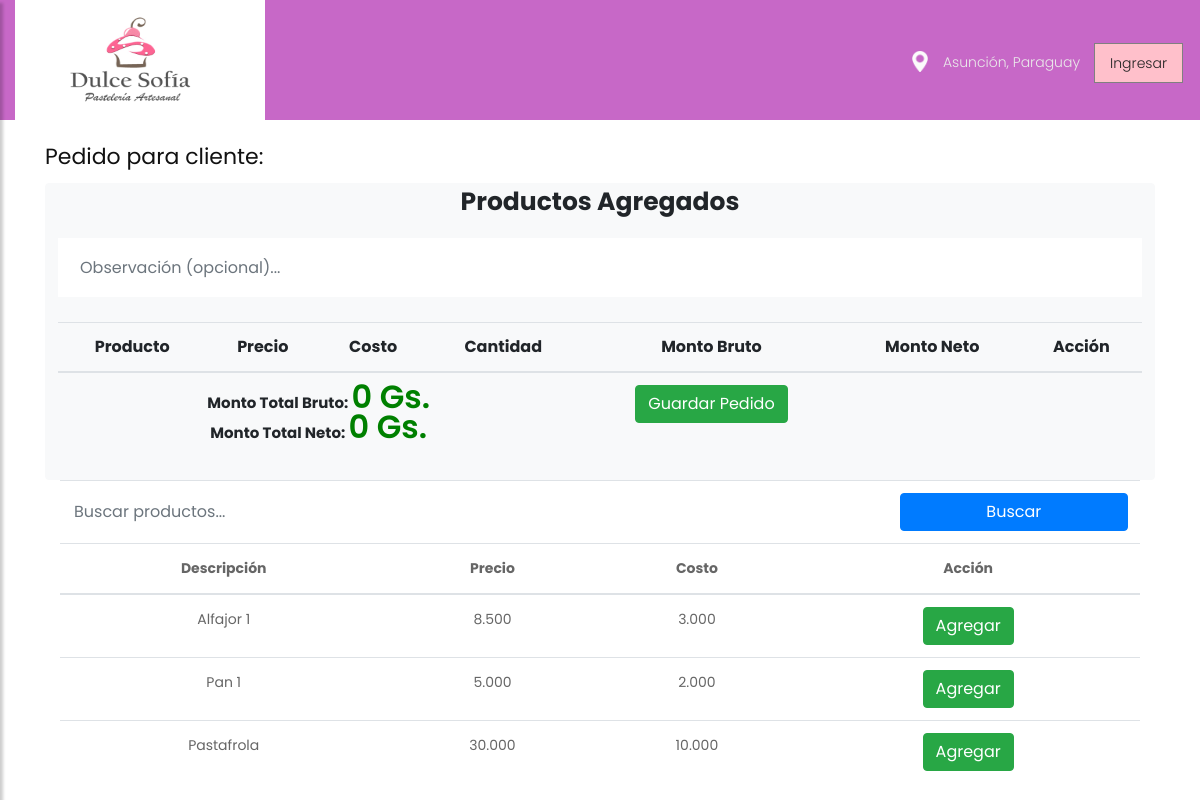
The app's page /order_creation.php with its own data.
### tables this page shows
CREATE TABLE IF NOT EXISTS `product` (
  `id` bigint UNSIGNED NOT NULL AUTO_INCREMENT,
  `description` text NOT NULL,
  `price` decimal(10,0) NOT NULL,
  `cost` decimal(10,0) NOT NULL,
  `creation_timestamp` timestamp NOT NULL DEFAULT CURRENT_TIMESTAMP,
  PRIMARY KEY (`id`),
  UNIQUE KEY `id` (`id`)
);

### web/order_creation.php (the view, shortened to what this page needs)
<?php
  include_once 'header.php';
?>
<!DOCTYPE html>
<html lang="en">
<head>
    <link rel="stylesheet" href="css/bootstrap.min.css">
    <link rel="stylesheet" href="css/owl.carousel.min.css">
    <link rel="stylesheet" href="css/style.css">
    <link rel="stylesheet" href="css/responsive.css">
    <link rel="stylesheet" href="css/font-awesome.css">
</head>
<body class="main-layout">
    <div class="wrapper">
    <div id="content">
      <div class="bg_bg">
    <fooetr>
        <div class="about" style="background-color:white">
            <div class="container-fluid">
                <div class="row">
                  <div class="container" style="margin-top: 50px;">
                    <h2>Pedido para cliente: <strong><?php echo $_GET['name'];?></strong></h2>
                    <div class="btn btn-light" style="width:100%;">
                      <p onclick="toggleTable(this.parentNode);" style="font-weight: bold;
    font-size: 25px;">Productos Agregados</p><br />
                      <form  method="POST" action="includes/process.inc.php">
                        <input id="obsInput" type="text" name="observation" placeholder="Observación (opcional)..." style="
                          height: 100%; width: 100%;" class="form-control">
                        <table class="table" align="center">
                        <thead>
                          <tr>
                            <th>
                              Producto
                            </th>
                            <th>
                              Precio
                            </th>
                            <th>
                              Costo
                            </th>
                            <th>
                              Cantidad
                            </th>
                            <th>
                              Monto Bruto
                            </th>
                            <th>
                              Monto Neto
                            </th>
                            <th>
                              Acción
                            </th>
                          </tr>
                        </thead>
                        <tfoot>
                          <tr>
                            <td colspan="4">
                              <p style="font-weight: bold;">Monto Total Bruto:
                                <strong class="generalAmount" id="totalGrossOrderContainer">0 Gs.</strong>
                              </p>
                              <p style="font-weight: bold;">Monto Total Neto:
                                <strong class="generalAmount" id="totalOrderContainer">0 Gs.</strong>
                              </p>
                            </td>
                            <td>
                                <button class='btn btn-success' type='submit' name='save' style='color: #fff;'>Guardar Pedido</button>
                            </td>
                          </tr>
                        </tfoot>
                      </table>
                      </form>
                    </div>
                    <div class="container">
                        <table align="center" class="table" style="margin-bottom:0;">
                          <tr>
                            <td style="vertical-align:middle;">
                                <input style="padding:0px;margin:0px;" type="text" name="search_parameter" id="searchParam" class="form-control" placeholder="Buscar productos...">
                            </td>
                            <td>
                                <button id="searchButton"  name="search" class="btn btn-primary" style='width:100%;'>Buscar</button>
                            </td>
                          </tr>
                        </table>
                      <table align="center" class="table">
                        <thead align="center">
                          <tr>
                            <th>Descripción</th>
                            <th>Precio</th>
                            <th>Costo</th>
                            <th>Acción</th>
                          </tr>
                        </thead>
                        <tbody align="center" id ="searchResultTbody">
                        <?php
                          require_once 'includes/dbh.inc.php';
                          $sql = "SELECT id, description, price, cost FROM product ORDER BY description LIMIT 50";
                          $result = $conn->query($sql);
                          if ($result->num_rows > 0) {
                            while($row = $result->fetch_assoc()){
                              echo "<tr id = '".$row["id"]."' class='productRow'><td>".$row["description"]."</td>
                              <td class='priceContainer'>".number_format($row["price"],0,",",".")."</td>
                              <td class='costContainer'>".number_format($row["cost"],0,",",".")."</td>
                              <td><a class='btn btn-success addButton' style='color: #fff;'>Agregar</a></td>
                              </tr>";
                            }
                          }else {
                              echo "0 results";
                          }
                        ?>
                        </tbody>
                      </table>
                    </div>
                  </div>
                </div>
            </div>
        </div>
    </fooetr>
    </div>
    </div>
</body>
</html>

### web/css/style.css (style rules this page uses)
body { color: #666666; font-size: 14px; font-family: 'poppins', sans-serif; line-height: 1.80857; font-weight: normal; }
a { color: #1f1f1f; text-decoration: none !important; outline: none !important; -webkit-transition: all .3s ease-in-out; -moz-transition: all .3s ease-in-out; -ms-transition: all .3s ease-in-out; -o-transition: all .3s ease-in-out; transition: all .3s ease-in-out; }
h1, h2, h3, h4, h5, h6 { letter-spacing: 0; font-weight: normal; position: relative; padding: 0 0 10px 0; font-weight: normal; line-height: normal; color: #111111; margin: 0 }
h2 { font-size: 22px }
*, *::after, *::before { -webkit-box-sizing: border-box; -moz-box-sizing: border-box; box-sizing: border-box; }
p { margin: 0px; font-weight: 300; font-size: 15px; line-height: 24px; }
a { color: #222222; text-decoration: none; outline: none !important; }
a, .btn { text-decoration: none !important; outline: none !important; -webkit-transition: all .3s ease-in-out; -moz-transition: all .3s ease-in-out; -ms-transition: all .3s ease-in-out; -o-transition: all .3s ease-in-out; transition: all .3s ease-in-out; }
button { border: 0; margin: 0; padding: 0; cursor: pointer; }
.about { padding-top: 90px; }
.form-control { border: #fff solid 2px; border-radius: inherit; margin-bottom: 25px; padding: 15px 20px; font-family: poppins; }
.bg_bg { background: url(../images/bg.jpg); }
.generalAmount { color: green; font-weight: 600; font-size: xx-large; }

### records on screen
product: description "Alfajor 1", price "8.500", cost "3.000"
product: description "Pan 1", price "5.000", cost "2.000"
product: description "Pastafrola", price "30.000", cost "10.000"
